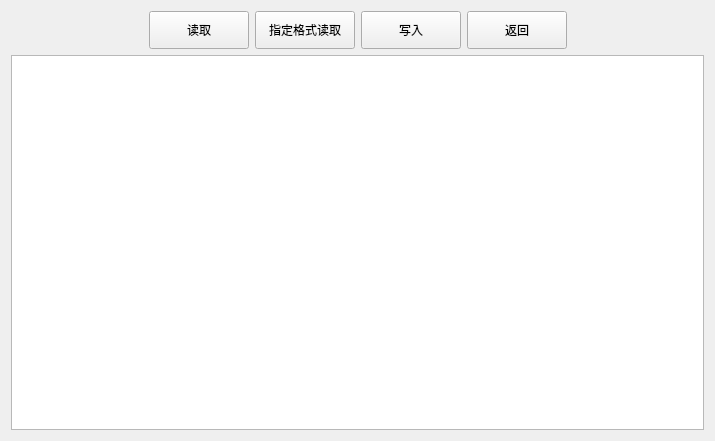
<?xml version="1.0" encoding="UTF-8"?>
<ui version="4.0">
 <class>CSJFileOperations</class>
 <widget class="QWidget" name="CSJFileOperations">
  <property name="geometry">
   <rect>
    <x>0</x>
    <y>0</y>
    <width>715</width>
    <height>441</height>
   </rect>
  </property>
  <property name="windowTitle">
   <string>Form</string>
  </property>
  <layout class="QGridLayout" name="gridLayout">
   <item row="0" column="0">
    <spacer name="horizontalSpacer">
     <property name="orientation">
      <enum>Qt::Horizontal</enum>
     </property>
     <property name="sizeHint" stdset="0">
      <size>
       <width>184</width>
       <height>20</height>
      </size>
     </property>
    </spacer>
   </item>
   <item row="0" column="1">
    <widget class="QPushButton" name="pushButton">
     <property name="sizePolicy">
      <sizepolicy hsizetype="Minimum" vsizetype="Minimum">
       <horstretch>0</horstretch>
       <verstretch>0</verstretch>
      </sizepolicy>
     </property>
     <property name="minimumSize">
      <size>
       <width>100</width>
       <height>38</height>
      </size>
     </property>
     <property name="text">
      <string>读取</string>
     </property>
    </widget>
   </item>
   <item row="0" column="2">
    <widget class="QPushButton" name="pushButton_4">
     <property name="minimumSize">
      <size>
       <width>100</width>
       <height>38</height>
      </size>
     </property>
     <property name="text">
      <string>指定格式读取</string>
     </property>
    </widget>
   </item>
   <item row="0" column="3">
    <widget class="QPushButton" name="pushButton_2">
     <property name="sizePolicy">
      <sizepolicy hsizetype="Minimum" vsizetype="Minimum">
       <horstretch>0</horstretch>
       <verstretch>0</verstretch>
      </sizepolicy>
     </property>
     <property name="minimumSize">
      <size>
       <width>100</width>
       <height>38</height>
      </size>
     </property>
     <property name="text">
      <string>写入</string>
     </property>
    </widget>
   </item>
   <item row="0" column="4">
    <widget class="QPushButton" name="pushButton_3">
     <property name="sizePolicy">
      <sizepolicy hsizetype="Minimum" vsizetype="Minimum">
       <horstretch>0</horstretch>
       <verstretch>0</verstretch>
      </sizepolicy>
     </property>
     <property name="minimumSize">
      <size>
       <width>100</width>
       <height>38</height>
      </size>
     </property>
     <property name="text">
      <string>返回</string>
     </property>
    </widget>
   </item>
   <item row="0" column="5">
    <spacer name="horizontalSpacer_2">
     <property name="orientation">
      <enum>Qt::Horizontal</enum>
     </property>
     <property name="sizeHint" stdset="0">
      <size>
       <width>183</width>
       <height>20</height>
      </size>
     </property>
    </spacer>
   </item>
   <item row="1" column="0" colspan="6">
    <widget class="QTextEdit" name="textEdit"/>
   </item>
  </layout>
 </widget>
 <resources/>
 <connections/>
</ui>
